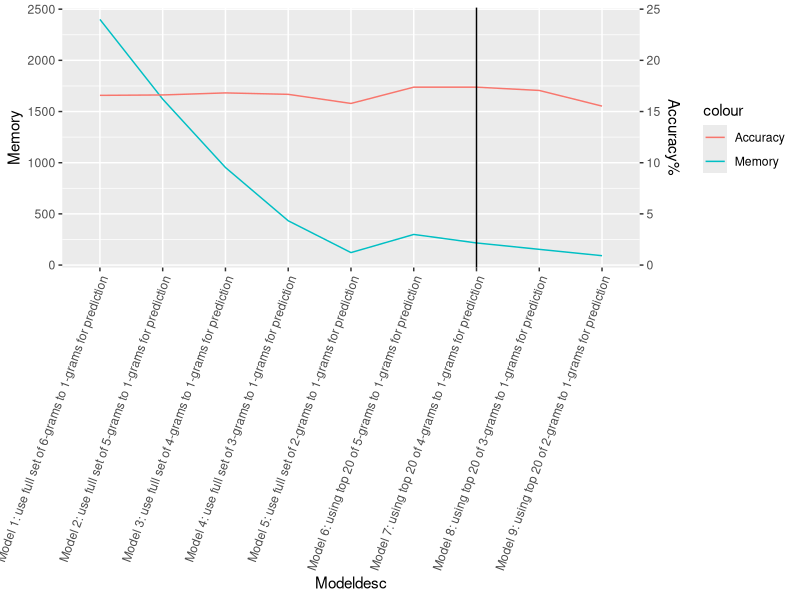

This chart was generated by the following R code:
## ---- chunk 1
require(ggplot2)
modelid <- c("model1","model2","model3","model4","model5","model6","model7","model8","model9")
Accuracy <- c(16.58, 16.62, 16.82, 16.68, 15.79, 17.38, 17.38, 17.06, 15.53)
Memory <- c(2399.84,1621.53,953.26, 432.72, 121.94,299.24, 215.97,153.64,91.62    )
d<- data.frame(modelid, Accuracy, Memory, stringsAsFactors = FALSE)
d$Modeldesc <- 
  c(
    "Model 1: use full set of 6-grams to 1-grams for prediction" ,
    "Model 2: use full set of 5-grams to 1-grams for prediction" ,
    "Model 3: use full set of 4-grams to 1-grams for prediction" ,
    "Model 4: use full set of 3-grams to 1-grams for prediction" ,
    "Model 5: use full set of 2-grams to 1-grams for prediction" ,
    "Model 6: using top 20 of 5-grams to 1-grams for prediction" ,
    "Model 7: using top 20 of 4-grams to 1-grams for prediction" ,
    "Model 8: using top 20 of 3-grams to 1-grams for prediction" ,
    "Model 9: using top 20 of 2-grams to 1-grams for prediction" 
  )

d<- d[order(d$Memory),]

ggplot(d, aes(Modeldesc)) + 
  geom_line(aes(y = Memory, colour = "Memory", group=1)) + 
  geom_line(aes(y = Accuracy*100, colour = "Accuracy" , group=1))+ 
  scale_y_continuous(sec.axis = sec_axis(~ ./100, name = "Accuracy%")) + 
  geom_vline(xintercept = 7) + 
  theme(axis.text.x = element_text(angle = 70, hjust = 1))
